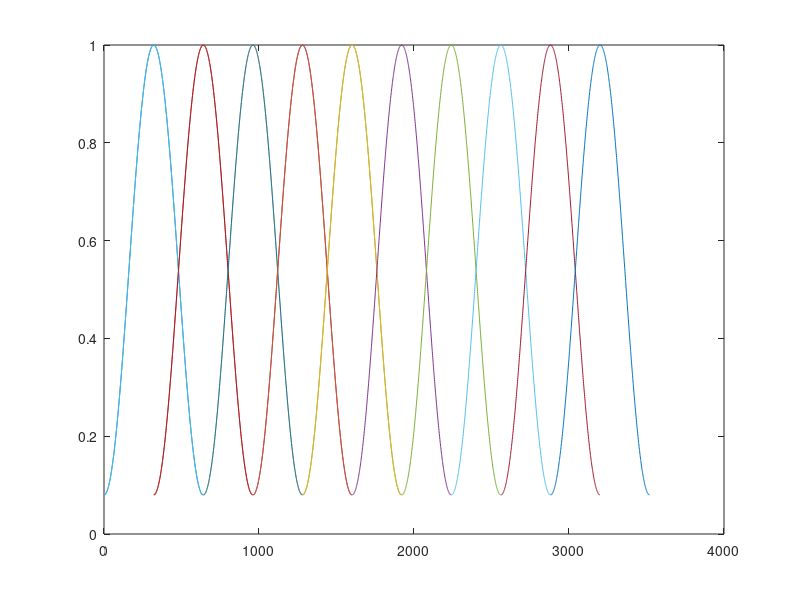

Source code (MATLAB):
% Additional_hammingwindow
% Zeyu Liu
% 10/13/2019

% draw hamming window
    %N = 640  
    %  w(n) = 0.54-0.46*cos(2*pi*n/N)
    %plot(w);

h = hamming(640);
plot(h);
pause;

%draw coincidence's hamming window 
% first Method
N=640;
t=1:N;
h1=hamming(N);
plot(t,h1);
hold on;    
plot(t+N/2,h1);
hold on;
plot(t+N,h1);
hold on;
plot(t+1.5*N,h1);
hold on;
plot(t+2*N,h1);
pause;

% Second Method
N=640;
t=1:N;
h1=hamming(N);

for i = 1:10
    plot(t+(i-1)*N/2,h1)
    hold on;
end;

